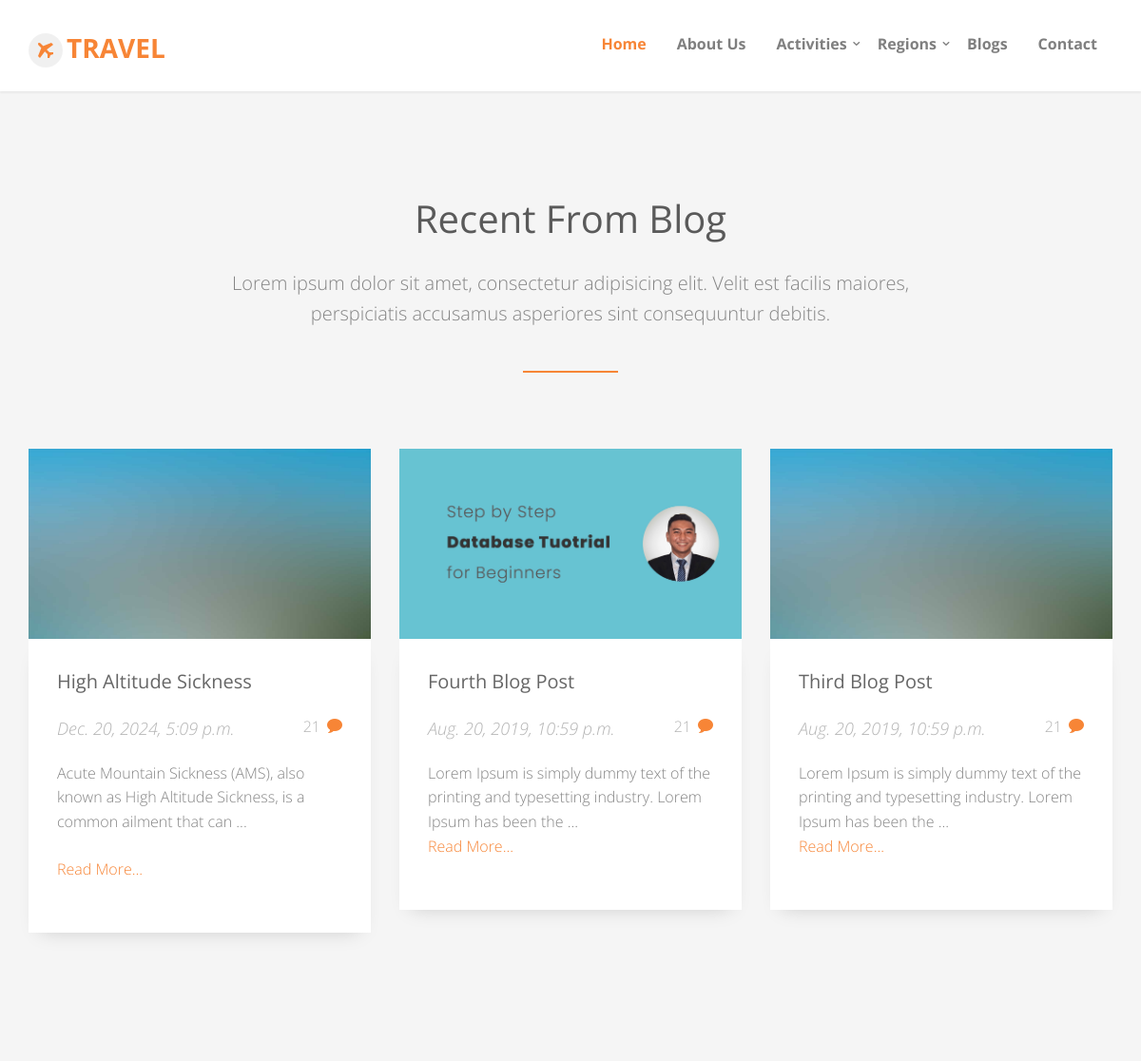
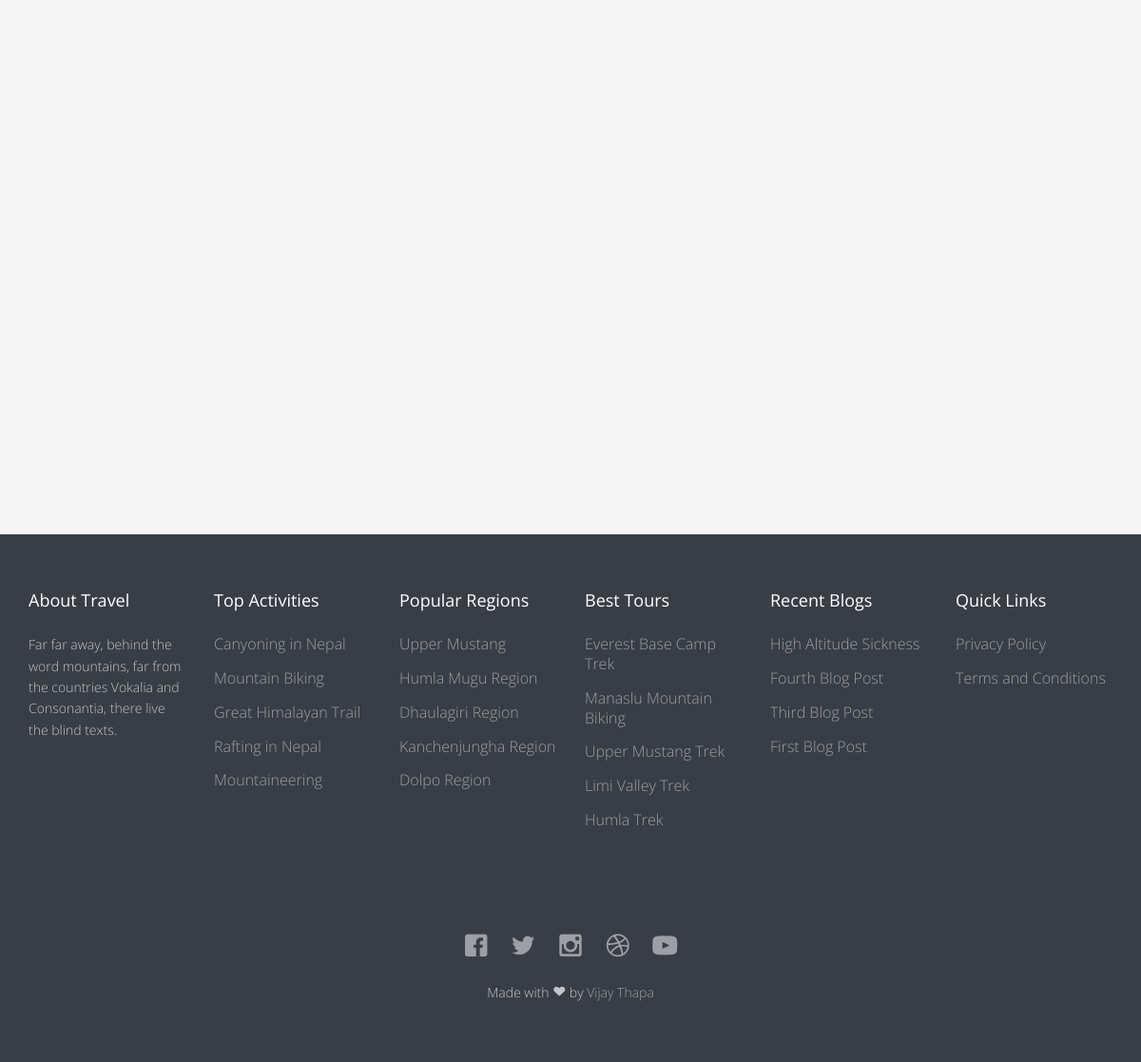
/blog/all/, run on an earlier commit of the app's database (2 pictures, top to bottom).
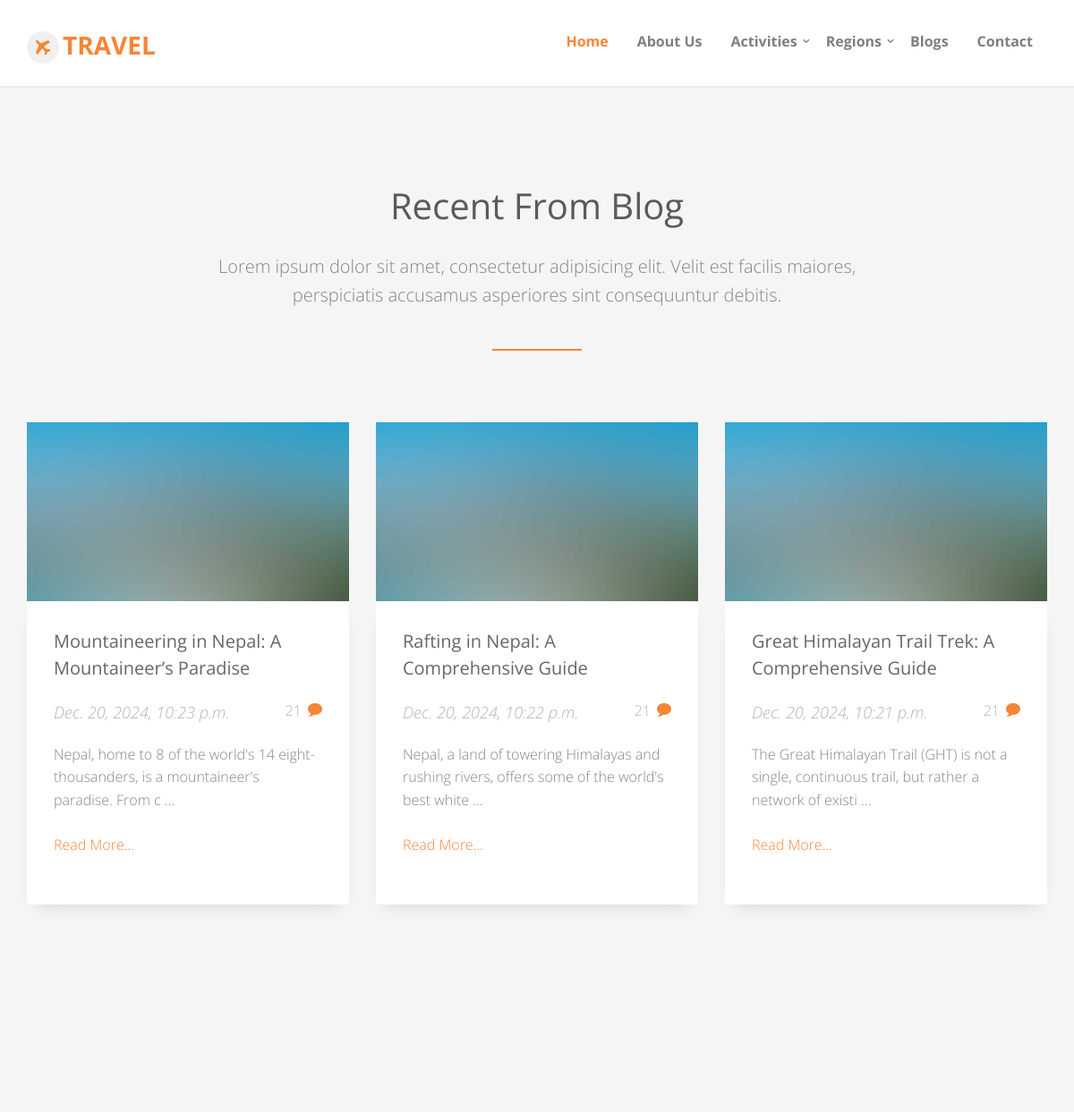
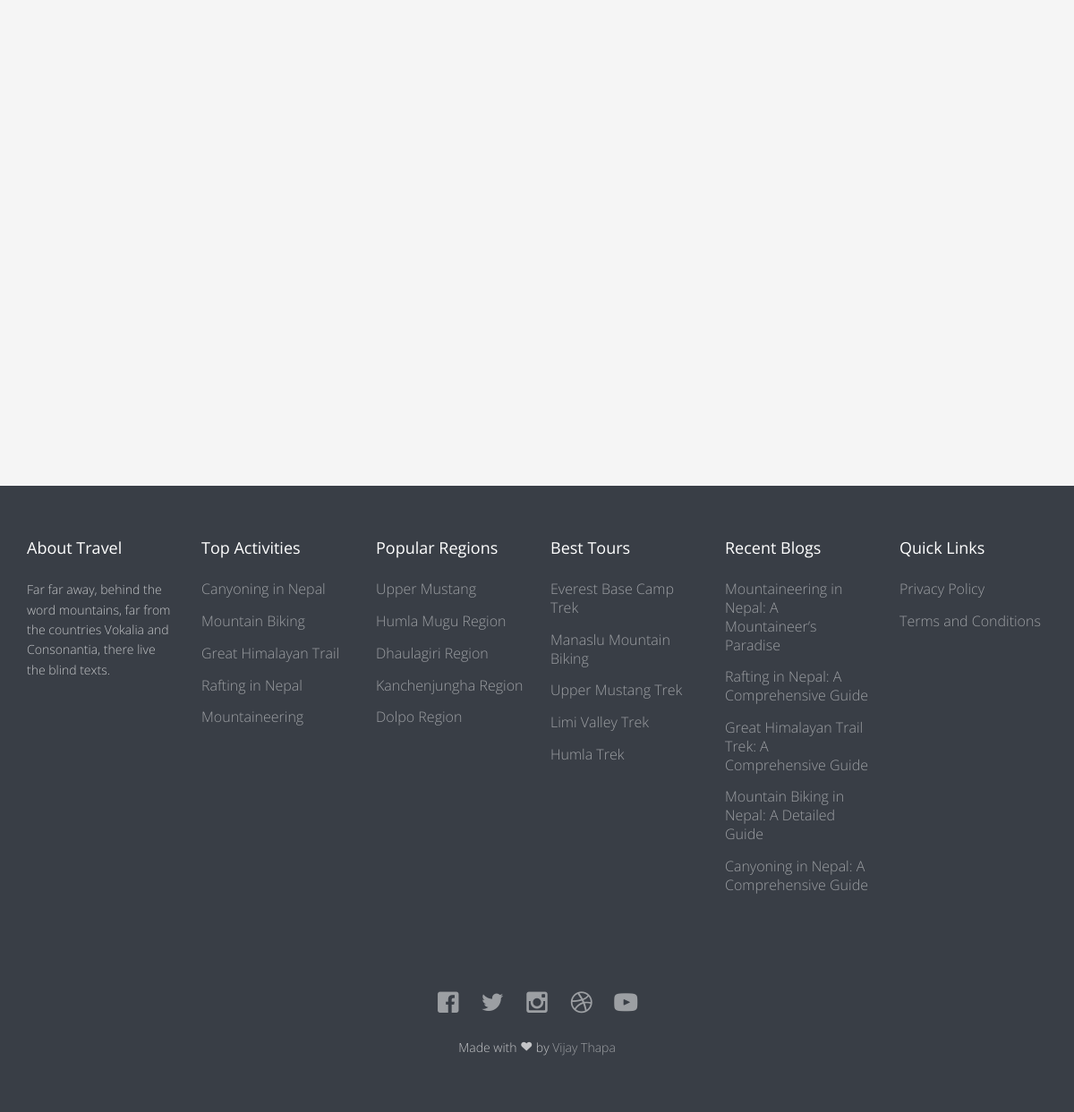
And on a later commit of the database (2 pictures, top to bottom).
### page/models.py (models this page shows, shortened)
class Page(models.Model):
	page_title = models.CharField(max_length=200, verbose_name='Page Title')
	page_slug = models.SlugField(max_length=200, verbose_name='Page Slug')
	page_position = models.CharField(
			choices = POSITION,
			default='Top',
			max_length=20,
			verbose_name='Page Position'
		)
	page_description = RichTextField(blank=True, null=True, verbose_name="Page Description")
	page_image = models.ImageField(upload_to='pages/', blank=True, null=True, verbose_name="Page Image")
	page_is_active = models.CharField(
			choices = IS_ACTIVE,
			default='Yes',
			max_length=10,
			verbose_name='Is Active?'
		)
	page_is_featured = models.CharField(
			choices = IS_ACTIVE,
			default='Yes',
			max_length=10,
			verbose_name='Is Featured?'
		)
	page_created_at = models.DateTimeField(auto_now_add=True, verbose_name='Page Created Date')
	page_updated_at = models.DateTimeField(auto_now=True, verbose_name='Page Updated Date')
	page_added_by = models.ForeignKey(User, on_delete=models.SET_NULL, default=None, null=True, verbose_name='Added By')
	seo_page_title = models.CharField(max_length=200, blank=True, null=True, verbose_name="SEO Page Title (60 Characters Long)")
	seo_page_keywords = models.TextField(blank=True, null=True, verbose_name="SEO Page Keywords (Separated by Commas)")
	seo_page_description = models.TextField(blank=True, null=True, verbose_name="SEO Page Description (160 Characters Long)")

### blog/models.py (models this page shows, shortened)
class Blog(models.Model):
	blog_title = models.CharField(max_length=200, verbose_name='Blog Title')
	blog_slug = models.CharField(max_length=200, verbose_name='Blog Slug')
	blog_description = RichTextField(blank=True, null=True, verbose_name='Blog Description')
	blog_image = models.ImageField(upload_to='blogs/', blank=True, null=True, verbose_name='Blog Image')
	blog_category = models.ManyToManyField(Category, verbose_name='Blog Category')
	blog_is_active = models.CharField(
			choices = IS_ACTIVE,
			default = 'Yes',
			max_length = 10,
			verbose_name = 'Is Active?'
		)
	blog_is_featured = models.CharField(
			choices = IS_ACTIVE,
			default = 'Yes',
			max_length = 10,
			verbose_name = 'Is Featured?'
		)
	blog_created_at = models.DateTimeField(auto_now_add=True, verbose_name='Blog Created Date')
	blog_updated_at = models.DateTimeField(auto_now=True, verbose_name='Blog Updated Date')
	blog_added_by = models.ForeignKey(User, on_delete=models.SET_NULL, null=True, verbose_name='Added By')
	seo_blog_title = models.CharField(max_length=200, blank=True, null=True, verbose_name='SEO Blog Title (60 Characters Long)')
	seo_blog_keywords = models.TextField(blank=True, null=True, verbose_name='SEO Blog Keywords (Separated by Commas)')
	seo_blog_description = models.TextField(blank=True, null=True, verbose_name='SEO Blog Description (160 Characters Long)')
	class Meta:
		ordering = ['-blog_created_at']

### tour/models.py (models this page shows, shortened)
class Activity(models.Model):
	activity_title = models.CharField(max_length=200, verbose_name="Activity Title")
	activity_slug = models.SlugField(max_length=200, verbose_name="Activity Slug")
	activity_description = RichTextField(blank=True, null=True, verbose_name="Activity Description")
	activity_image = models.ImageField(upload_to='activities/', blank=True, null=True, verbose_name="Activity Image")
	activity_icon = models.CharField(max_length=200, blank=True, null=True, verbose_name="Activity Icon")
	activity_is_active = models.CharField(
			choices = IS_ACTIVE,
			default = 'Yes',
			max_length = 10,
			verbose_name = 'Is Active?'
		)
	activity_is_featured = models.CharField(
			choices = IS_ACTIVE,
			default = 'Yes',
			max_length = 10,
			verbose_name = 'Is Featured?'
		)
	activity_created_at = models.DateTimeField(auto_now_add=True, verbose_name="Created Date")
	activity_updated_at = models.DateTimeField(auto_now=True, verbose_name="Updated Date")
	activity_added_by = models.ForeignKey(User, on_delete=models.SET_NULL, default=None, null=True, verbose_name="Added By")
	seo_activity_title = models.CharField(max_length=100, blank=True, null=True, verbose_name="SEO Activity Title (60 Characters Long)")
	seo_activity_keywords = models.TextField(blank=True, null=True, verbose_name="SEO Activity Keywords (Separated by Commas)")
	seo_activity_description = models.TextField(blank=True, null=True, verbose_name="SEO Activity Description (160 Characters Long)")

class Region(models.Model):
	region_title = models.CharField(max_length=200, verbose_name="Region Title")
	region_slug = models.CharField(max_length=200, verbose_name="Region Slug")
	region_description = RichTextField(blank=True, null=True, verbose_name="Region Description")
	region_image = models.ImageField(upload_to='regions/', blank=True, null=True, verbose_name="Region Image")
	region_is_active = models.CharField(
			choices = IS_ACTIVE,
			default = 'Yes',
			max_length = 10,
			verbose_name = 'Is Active?'
		)
	region_is_featured = models.CharField(
			choices = IS_ACTIVE,
			default = 'Yes',
			max_length = 10,
			verbose_name = 'Is Featured?'
		)
	region_created_at = models.DateTimeField(auto_now_add=True, verbose_name="Created Date")
	region_updated_at = models.DateTimeField(auto_now=True, verbose_name="Updated Date")
	region_added_by = models.ForeignKey(User, on_delete=models.SET_NULL, default=None, null=True, verbose_name="Added By")
	seo_region_title = models.CharField(max_length=200, blank=True, null=True, verbose_name="SEO Region Title (60 Characters Long)")
	seo_region_keywords = models.TextField(blank=True, null=True, verbose_name="SEO Region Keywords (Separated by Commas)")
	seo_region_description = models.TextField(blank=True, null=True, verbose_name="SEO Region Description (160 Characters Long)")
	class Meta:
		ordering = ['-region_created_at']

class Tour(models.Model):
	tour_title = models.CharField(max_length=200, verbose_name="Tour Title")
	tour_slug = models.CharField(max_length=200, verbose_name="Tour Slug")
	tour_duration = models.PositiveSmallIntegerField(blank=True, null=True, verbose_name="Tour Duration")
	tour_altitude = models.PositiveSmallIntegerField(blank=True, null=True, verbose_name="Tour Max Altitude")
	tour_difficulty = models.CharField(
			choices = DIFFICULTY,
			default = 'Medium',
			max_length = 10,
			verbose_name = 'Tour Difficulty'
		)
	tour_description = RichTextField(blank=True, null=True, verbose_name="Tour Description")
	tour_image = models.ImageField(upload_to='tours/', blank=True, null=True, verbose_name="Tour Image")
	tour_map = models.ImageField(upload_to='maps/', blank=True, null=True, verbose_name="Tour Map")
	tour_activity = models.ForeignKey(Activity, on_delete=models.SET_NULL, default = None, null=True, verbose_name='Tour Activity')
	tour_region = models.ManyToManyField(Region, verbose_name='Tour Region')
	tour_is_active = models.CharField(
			choices = IS_ACTIVE,
			default = 'Yes',
			max_length = 10,
			verbose_name = 'Is Active?'
		)
	tour_is_featured = models.CharField(
			choices = IS_ACTIVE,
			default = 'Yes',
			max_length = 10,
			verbose_name = 'Is Featured?'
		)
	tour_created_at = models.DateTimeField(auto_now_add=True, verbose_name="Added Date")
	tour_updated_at = models.DateTimeField(auto_now=True, verbose_name="Updated Date")
	tour_added_by = models.ForeignKey(User, on_delete=models.SET_NULL, default=None, null=True, verbose_name='Added By')
	seo_tour_title = models.CharField(max_length=200, blank=True, null=True, verbose_name="SEO Tour Title (60 Characters Long)")
	seo_tour_keywords = models.TextField(blank=True, null=True, verbose_name="SEO Tour Keywords Separated by Commas")
	seo_tour_description = models.TextField(blank=True, null=True, verbose_name="SEO Tour Description (160 Characters Long)")

### thisapp/models.py (models this page shows, shortened)
class SocialMedia(models.Model):
	socialmedia_title = models.CharField(max_length=20, verbose_name="Social Media Name")
	socialmedia_url = models.URLField(max_length=150, verbose_name="Social Media URL")
	socialmedia_icon = models.CharField(max_length=200, blank=True, null=True, verbose_name="Social Media Icon")
	socialmedia_is_active = models.CharField(
			choices = IS_ACTIVE,
			default = 'Yes',
			max_length=10,
			verbose_name='Is Active?'
		)
	socialmedia_craeted_at = models.DateTimeField(auto_now_add=True, verbose_name="Social Media Created Date")
	socialmedia_updated_at = models.DateTimeField(auto_now=True, verbose_name="Social Media Updated Date")
	socialmedia_added_by = models.ForeignKey(User, on_delete=models.SET_NULL, null=True, verbose_name="Social Media Added By")

### blog/views.py (the view)
# urls.py: path('all/', BlogListView.as_view(), name='all-blogs'),
class BlogListView(ListView):
	template_name = 'blog/all_blogs.html'
	model = Blog
	context_object_name = 'blogs'
	paginate_by = 6

### templates/blog/all_blogs.html (shortened to what this page needs)
{% extends 'base.html' %}
{% load static %}
	{% block content %}
		{% if blogs %}
		<div id="fh5co-blog-section" class="fh5co-section-gray">
			<div class="container">
				<div class="row">
					<div class="col-md-8 col-md-offset-2 text-center heading-section animate-box">
						<h3>Recent From Blog</h3>
						<p>Lorem ipsum dolor sit amet, consectetur adipisicing elit. Velit est facilis maiores, perspiciatis accusamus asperiores sint consequuntur debitis.</p>
					</div>
				</div>
			</div>
			<div class="container">
				<div class="row row-bottom-padded-md">
					{% for blog in blogs %}
					<div class="col-lg-4 col-md-4 col-sm-6">
						<div class="fh5co-blog animate-box">
							{% if blog.blog_image %}
								<a href="{% url 'blog:blog-detail' blog.blog_slug %}"><img class="img-responsive" src="{{ blog.blog_image.url }}" alt="{{ blog.blog_title }}" style="height:200px; width:100%;"></a>
							{% else %}
								<a href="{% url 'blog:blog-detail' blog.blog_slug %}"><img class="img-responsive" src="{% static 'images/no-image.jpg' %}" alt="{{ blog.blog_title }}" style="height:200px; width:100%;"></a>
							{% endif %}
							<div class="blog-text">
								<div class="prod-title">
									<h3><a href="{% url 'blog:blog-detail' blog.blog_slug %}">{{ blog.blog_title }}</a></h3>
									<span class="posted_by">{{ blog.blog_created_at }}</span>
									<span class="comment"><a href="">21<i class="icon-bubble2"></i></a></span>
									<div>{{ blog.blog_description|safe|slice:":100" }} ...</div>
									<p><a href="{% url 'blog:blog-detail' blog.blog_slug %}">Read More...</a></p>
								</div>
							</div>
						</div>
					</div>
					{% endfor %}
				</div>
			</div>
		</div>
		{% else %}
			<div class="alert alert-danger" role="alert">
				There are no blogs for now. Please visit later.
			</div>
		{% endif %}
	{% endblock content %}

### templates/base.html (shortened to what this page needs)
{% load static %}
{% include 'head.html' %}
{% include 'navbar.html' %}
	{% block content %}
	{% endblock content %}
{% include 'footer.html' %}
{% include 'scripts.html' %}

### templates/head.html (shortened to what this page needs)
{% load static %}
<!DOCTYPE html>
 <html class="no-js">
	<head>
	<link rel="stylesheet" href="{% static 'css/animate.css' %}">
	<link rel="stylesheet" href="{% static 'css/icomoon.css' %}">
	<link rel="stylesheet" href="{% static 'css/bootstrap.css' %}">
	<link rel="stylesheet" href="{% static 'css/superfish.css' %}">
	<link rel="stylesheet" href="{% static 'css/magnific-popup.css' %}">
	<link rel="stylesheet" href="{% static 'css/bootstrap-datepicker.min.css' %}">
	<link rel="stylesheet" href="{% static 'css/cs-select.css' %}">
	<link rel="stylesheet" href="{% static 'css/cs-skin-border.css' %}">
	<link rel="stylesheet" href="{% static 'css/style.css' %}">
	</head>

### templates/navbar.html (shortened to what this page needs)
{% load static %}
	<body>
		<div id="fh5co-wrapper">
		<div id="fh5co-page">
		<header id="fh5co-header-section" class="sticky-banner">
			<div class="container">
				<div class="nav-header">
					<h1 id="fh5co-logo"><a href="{% url 'page:home' %}"><i class="icon-airplane"></i>Travel</a></h1>
					<nav id="fh5co-menu-wrap" role="navigation">
						<ul class="sf-menu" id="fh5co-primary-menu">
							<li class="active"><a href="{% url 'page:home' %}">Home</a></li>
							{% for top_page in top_menu %}
								<li><a href="{% url 'page:page-detail' top_page.page_slug %}">{{ top_page.page_title }}</a></li>
							{% endfor %}
							<li>
								<a href="{% url 'tour:all-activities' %}" class="fh5co-sub-ddown">Activities</a>
							</li>
							<li>
								<a href="{% url 'tour:all-regions' %}" class="fh5co-sub-ddown">Regions</a>
							</li>
							<li><a href="{% url 'blog:all-blogs' %}">Blogs</a></li>
							<li><a href="{% url 'page:contact' %}">Contact</a></li>
						</ul>
					</nav>
				</div>
			</div>
		</header>

### templates/footer.html
{% load static %}
<footer>
			<div id="footer">
				<div class="container">
					<div class="row row-bottom-padded-md">
						<div class="col-md-2 col-sm-2 col-xs-12 fh5co-footer-link">
							<h3>About Travel</h3>
							<p>Far far away, behind the word mountains, far from the countries Vokalia and Consonantia, there live the blind texts.</p>
						</div>
						<div class="col-md-2 col-sm-2 col-xs-12 fh5co-footer-link">
							<h3>Top Activities</h3>
							<ul>
								{% for activity in top_activities %}
								<li><a href="{% url 'tour:activity-detail' activity.activity_slug %}">{{ activity.activity_title }}</a></li>
								{% endfor %}
							</ul>
						</div>
						<div class="col-md-2 col-sm-2 col-xs-12 fh5co-footer-link">
							<h3>Popular Regions</h3>
							<ul>
								{% for region in popular_regions %}
									<li><a href="{% url 'tour:region-detail' region.region_slug %}">{{ region.region_title }}</a></li>
								{% endfor %}
							</ul>
						</div>
						<div class="col-md-2 col-sm-2 col-xs-12 fh5co-footer-link">
							<h3>Best Tours</h3>
							<ul>
								{% for tour in best_tours %}
									<li><a href="{% url 'tour:tour-detail' tour.tour_slug %}">{{ tour.tour_title }}</a></li>
								{% endfor %}
							</ul>
						</div>
						{% if recent_blogs %}
						<div class="col-md-2 col-sm-2 col-xs-12 fh5co-footer-link">
							<h3>Recent Blogs</h3>
							<ul>
								{% for blog in recent_blogs %}
								<li><a href="{% url 'blog:blog-detail' blog.blog_slug %}">{{ blog.blog_title }}</a></li>
								{% endfor %}
							</ul>
						</div>
						{% endif %}
						<div class="col-md-2 col-sm-2 col-xs-12 fh5co-footer-link">
							<h3>Quick Links</h3>
							<ul>
								{% for footer_page in footer_menu %}
									<li><a href="{% url 'page:page-detail' footer_page.page_slug %}">{{ footer_page.page_title }}</a></li>
								{% endfor %}
							</ul>
						</div>
					</div>
					{% if socialmedias %}
					<div class="row">
						<div class="col-md-6 col-md-offset-3 text-center">
							<p class="fh5co-social-icons">
								{% for socialmedia in socialmedias %}
									<a href="{{ socialmedia.socialmedia_url }}" title="{{ socialmedia.socialmedia_title }}" target="_blank"><i class="{{ socialmedia.socialmedia_icon }}"></i></a>
								{% endfor %}
							</p>
							<p>Made with <i class="icon-heart3"></i> by <a href="https://linktr.ee/vijaythapa" target="_blank">Vijay Thapa</a></p>
						</div>
					</div>
					{% endif %}
				</div>
			</div>
		</footer>

### templates/scripts.html (shortened to what this page needs)
{% load static %}
	</div>
	</div>
	</body>
</html>

What changed in the data, as far as the page shows it:
no longer on this page (row unchanged): Blog: blog_title "High Altitude Sickness", blog_created_at "Dec. 20, 2024, 5:09 p.m.", blog_description "Acute Mountain Sickness (AMS), also known as High Altitude Sickness, is a common ailment that can"
removed Blog: blog_image (picture), blog_title "Fourth Blog Post", blog_created_at "Aug. 20, 2019, 10:59 p.m.", blog_description "Lorem Ipsum is simply dummy text of the printing and typesetting industry. Lorem Ipsum has been the"
removed Blog: blog_title "Third Blog Post", blog_created_at "Aug. 20, 2019, 10:59 p.m.", blog_description "Lorem Ipsum is simply dummy text of the printing and typesetting industry. Lorem Ipsum has been the"
removed Blog: blog_title "First Blog Post"
added Blog: blog_title "Mountaineering in Nepal: A Mountaineer’s Paradise", blog_created_at "Dec. 20, 2024, 10:23 p.m.", blog_description "Nepal, home to 8 of the world's 14 eight-thousanders, is a mountaineer's paradise. From c"
added Blog: blog_title "Rafting in Nepal: A Comprehensive Guide", blog_created_at "Dec. 20, 2024, 10:22 p.m.", blog_description "Nepal, a land of towering Himalayas and rushing rivers, offers some of the world's best white"
added Blog: blog_title "Great Himalayan Trail Trek: A Comprehensive Guide", blog_created_at "Dec. 20, 2024, 10:21 p.m.", blog_description "The Great Himalayan Trail (GHT) is not a single, continuous trail, but rather a network of existi"
added Blog: blog_title "Mountain Biking in Nepal: A Detailed Guide"
added Blog: blog_title "Canyoning in Nepal: A Comprehensive Guide"
